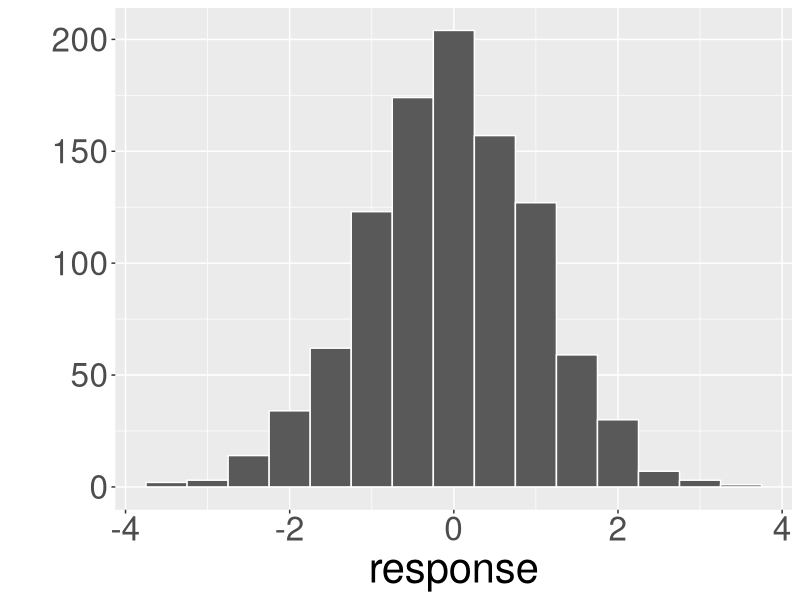
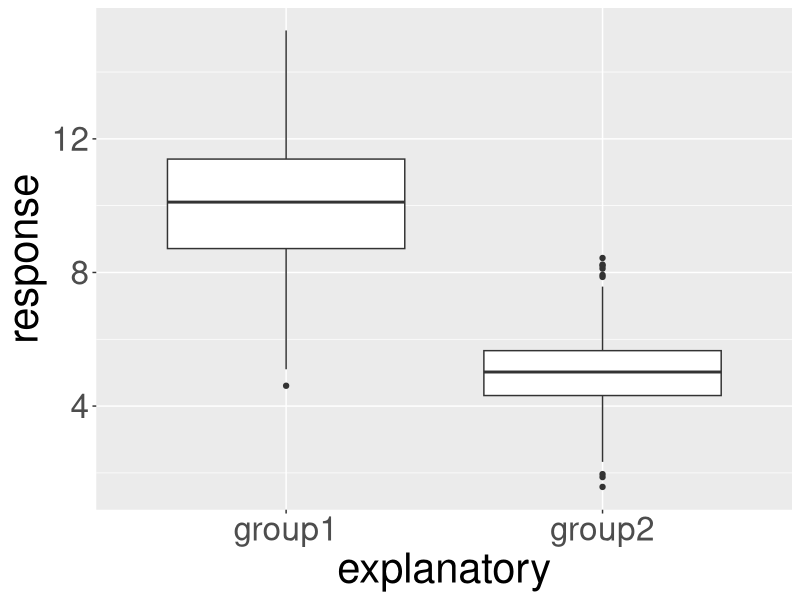
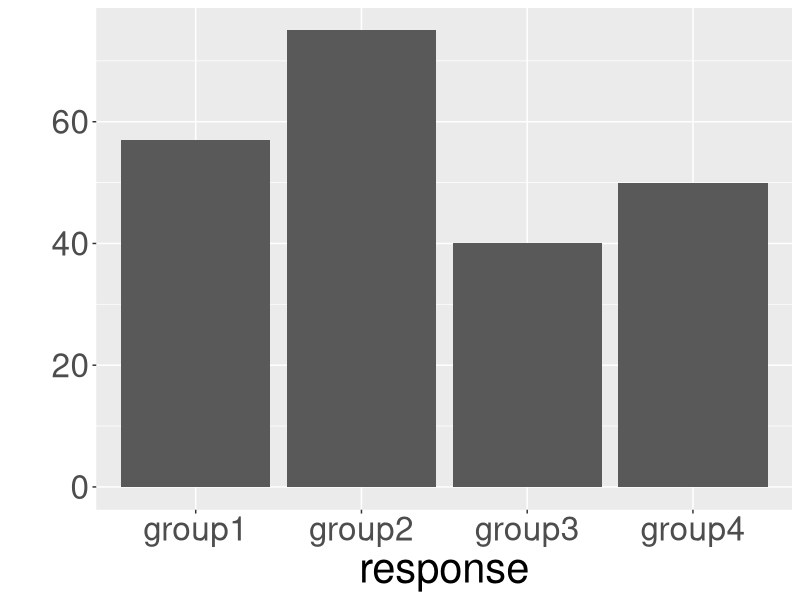
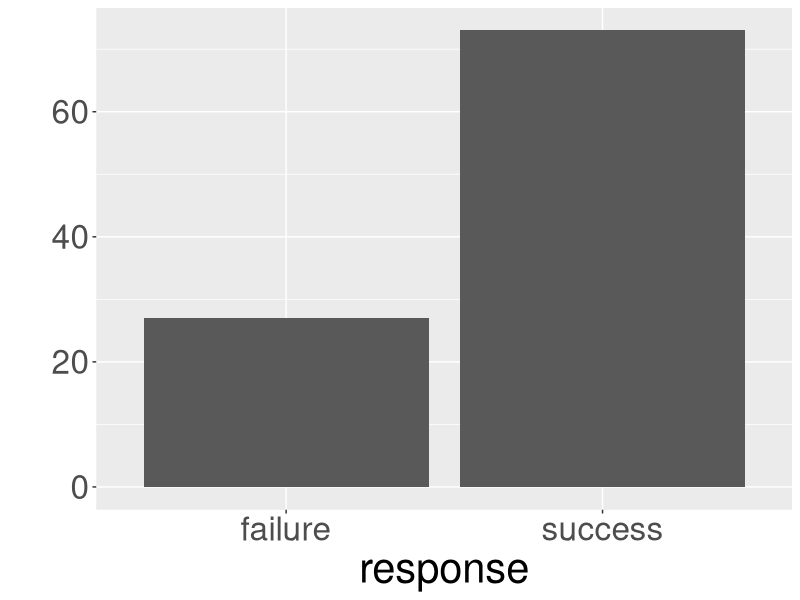
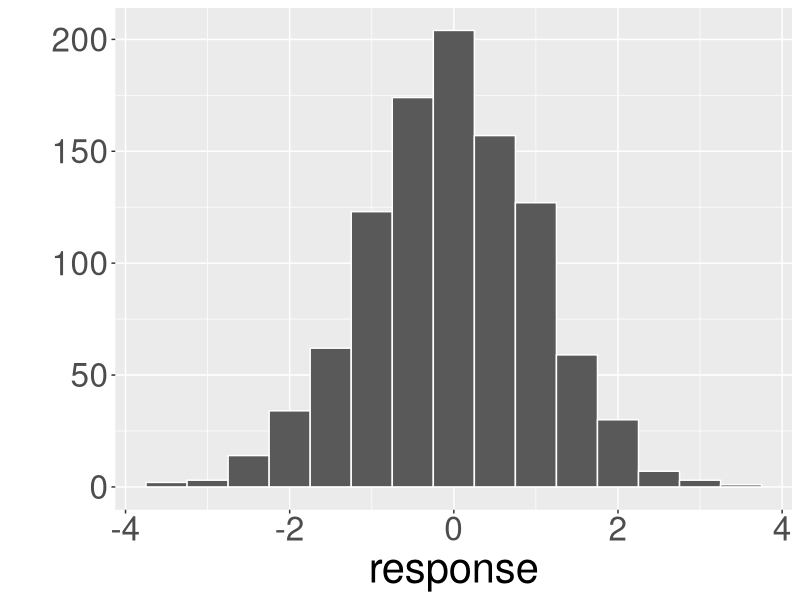
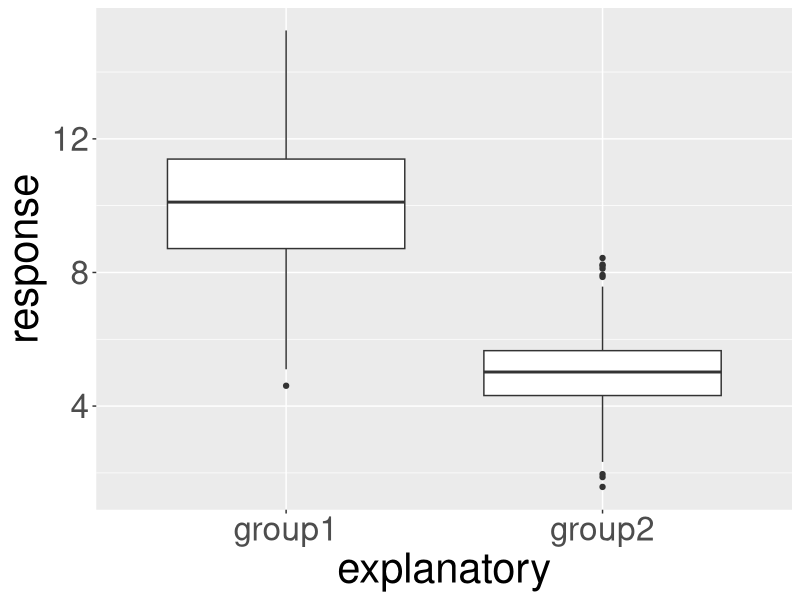
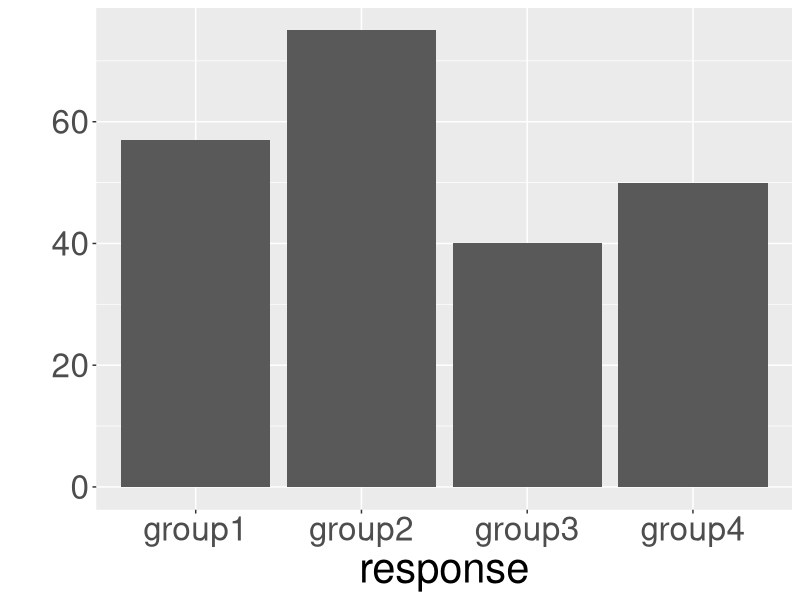
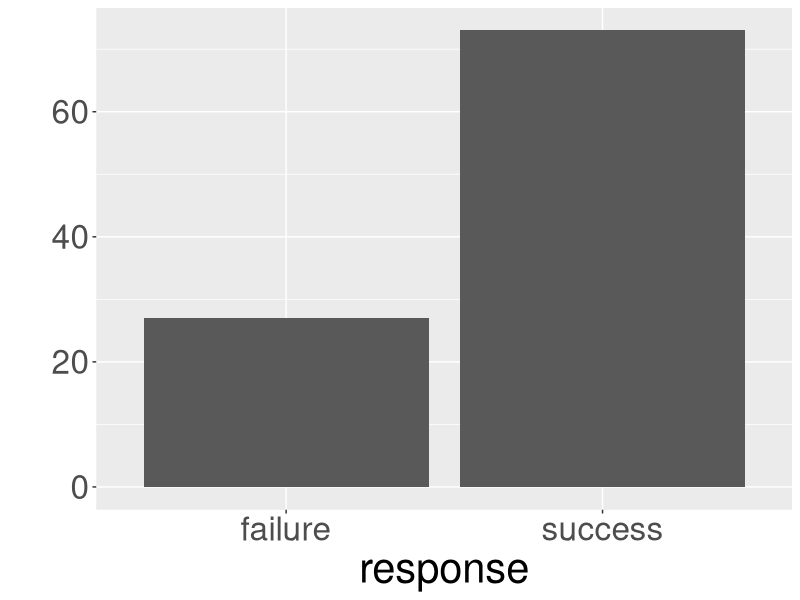

Here is the R script that generated these plots, in order:
library(ggplot2)
library(dplyr)
homedir <- "/Users/Chester/Google Drive/ismayc.github.io/teaching/diagrams/"

# 1
response <- rnorm(1000)
qplot(x = response, geom = "histogram", binwidth = 0.5, col = I("white")) + theme(text = element_text(size = 30))
ggsave(paste0(homedir, "01-histogram.png"), dpi = 1000)

# 2
response <- c(rnorm(1000, mean = 10, sd = 2), rnorm(1000, mean = 5, sd = 1))
explanatory <- c(rep("group1", 1000), rep("group2", 1000))
dataframe <- data.frame(explanatory, response) 
qplot(x = explanatory, y = response, data = dataframe, geom = "boxplot") + theme(text = element_text(size = 30))
ggsave(paste0(homedir, "02-side_by_side_boxplot.png"), dpi = 1000)


# 7
response <- c(rep("group1", 57), rep("group2", 75), rep("group3", 40), rep("group4", 50))
qplot(x = response) + theme(text = element_text(size = 30))
ggsave(paste0(homedir, "07-single-bar.png"), dpi = 1000)

# 9
response <- c(rep("success", 73), rep("failure", 27))
qplot(x = response) + theme(text = element_text(size = 30))
ggsave(paste0(homedir, "09-single-bar.png"), dpi = 1000)
